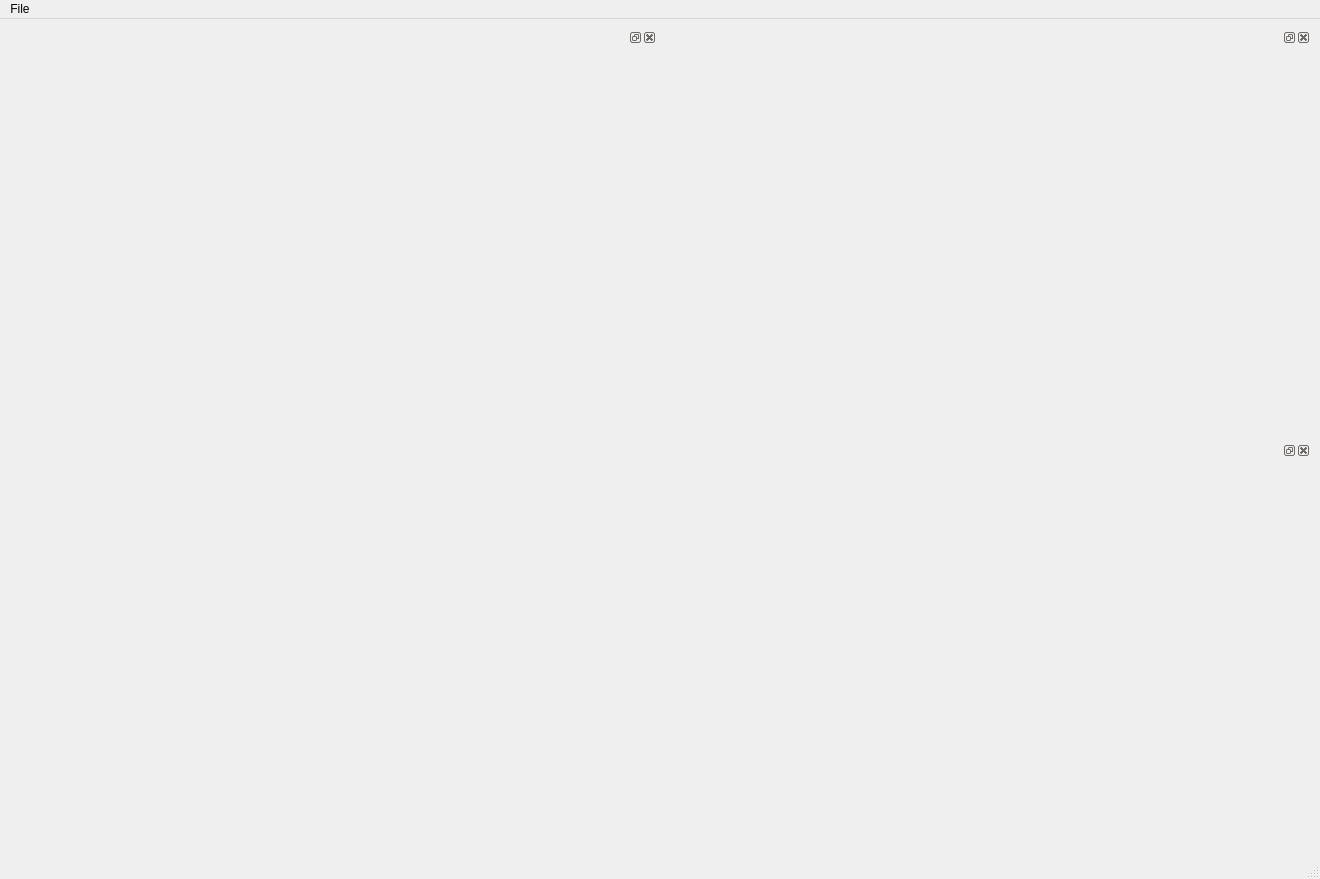
<?xml version="1.0" encoding="UTF-8"?>
<ui version="4.0">
 <class>MainGUI</class>
 <widget class="QMainWindow" name="MainGUI">
  <property name="geometry">
   <rect>
    <x>0</x>
    <y>0</y>
    <width>1320</width>
    <height>879</height>
   </rect>
  </property>
  <property name="windowTitle">
   <string>MainWindow</string>
  </property>
  <widget class="QWidget" name="centralwidget">
   <layout class="QGridLayout" name="gridLayout">
    <item row="0" column="0">
     <layout class="QVBoxLayout" name="verticalLayout">
      <item>
       <layout class="QHBoxLayout" name="horizontalLayout">
        <item>
         <widget class="QDockWidget" name="dockWidget_6">
          <widget class="QWidget" name="dockWidgetContents_6"/>
         </widget>
        </item>
        <item>
         <widget class="QDockWidget" name="dockWidget_5">
          <widget class="QWidget" name="dockWidgetContents_5"/>
         </widget>
        </item>
       </layout>
      </item>
      <item>
       <widget class="QDockWidget" name="dockWidget_4">
        <widget class="QWidget" name="dockWidgetContents_4"/>
       </widget>
      </item>
     </layout>
    </item>
   </layout>
  </widget>
  <widget class="QMenuBar" name="menubar">
   <property name="geometry">
    <rect>
     <x>0</x>
     <y>0</y>
     <width>1320</width>
     <height>21</height>
    </rect>
   </property>
   <property name="nativeMenuBar">
    <bool>true</bool>
   </property>
   <widget class="QMenu" name="menuBSVC_Qt">
    <property name="title">
     <string>File</string>
    </property>
   </widget>
   <addaction name="menuBSVC_Qt"/>
  </widget>
  <widget class="QStatusBar" name="statusbar"/>
 </widget>
 <resources/>
 <connections/>
</ui>
